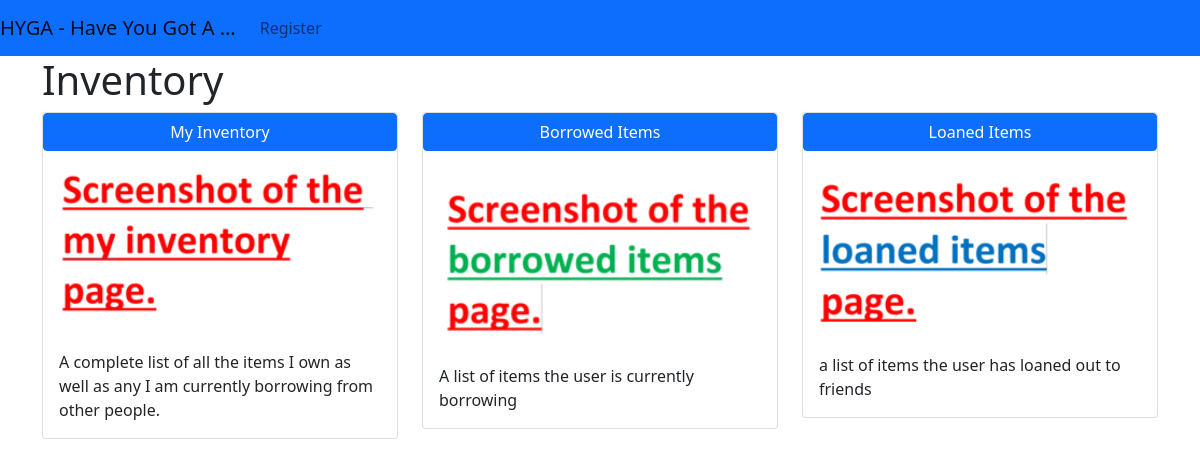
Screenshot of /inventory/ with the database file from the repository.
### inventory/models.py (models this page shows)
class InventorySelector(models.Model):
    title = models.CharField(max_length=100)
    description = models.TextField()
    image = models.CharField(max_length=100)

### inventory/views.py (the view)
# urls.py: path('inventory/', views.inventory_index, name="inventory_index"),
def inventory_index(request):
    options = InventorySelector.objects.all()
    return render(request, 'inventory/index.html',
                  {'options': options})

### inventory/templates/inventory/index.html
{% extends 'base.html' %}
{% load static %}
{% block content %}
<div class="container">
    <h1>Inventory</h1>
    <div class="row">
    {% for option in options %}
        <div class="col-md-4">
            <div class="card mb-2">
                <a href="{% url 'inventory:my_inventory' %}" class="btn btn-primary">{{option.title}}</a>
                <img class="card-img-top" src="{% static option.image %}" alt="{{ option.description }}">
                <div class="card-body">
                    <p class="card-text">{{ option.description }}</p>
                </div>
            </div>
        </div>
    {% endfor %}
    </div>
</div>
{% endblock %}

### rows the page displays
InventorySelector: title "My Inventory", image (picture), description "A complete list of all the items I own as well as any I am currently borrowing from other people."
InventorySelector: title "Borrowed Items", image (picture), description "A list of items the user is currently borrowing"
InventorySelector: title "Loaned Items", image (picture), description "a list of items the user has loaned out to friends"
